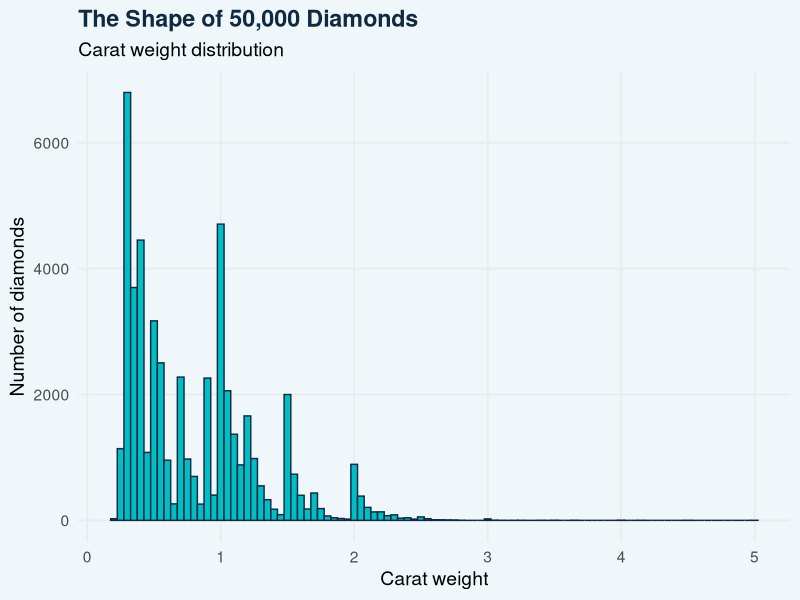

The R source for this figure:
library(tidyverse)

carat_data <- read_csv("carat.csv", show_col_types = FALSE)

if (!"carat" %in% names(carat_data)) {
  stop("carat.csv must contain a 'carat' column.")
}

hist_p <- ggplot(carat_data, aes(x = carat)) +
  geom_histogram(binwidth = 0.05, fill = "#00BFC4", color = "#102A43") +
  labs(
    title = "The Shape of 50,000 Diamonds",
    subtitle = "Carat weight distribution",
    x = "Carat weight",
    y = "Number of diamonds"
  ) +
  theme_minimal(base_size = 14) +
  theme(
    plot.background = element_rect(fill = "#F0F7FA", color = NA),
    panel.grid.minor = element_blank(),
    plot.title = element_text(face = "bold", color = "#102A43")
  )

ggsave(
  file = "diamonds.png",
  plot = hist_p,
  width = 10,
  height = 6,
  dpi = 300
)
